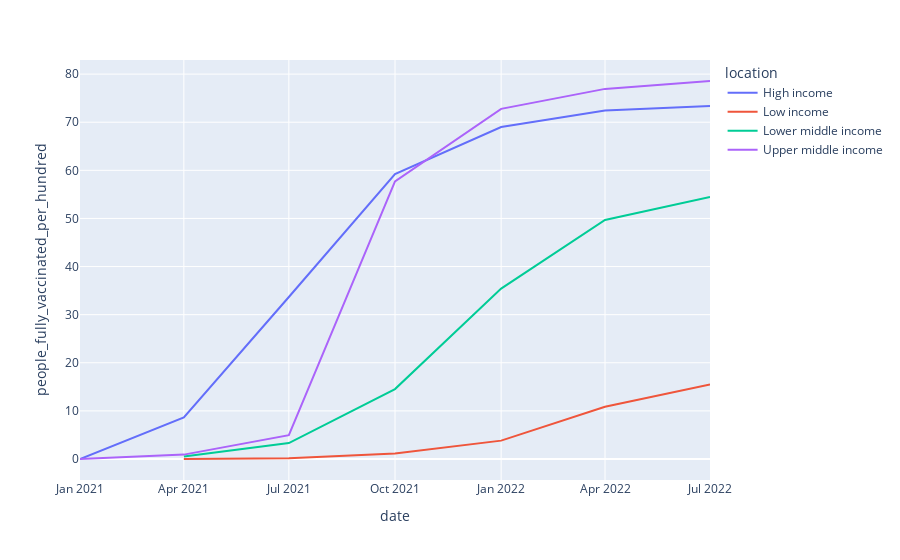

Source (notebook cell):
### Code cell
dates = pd.date_range('2021-01-01', date_total_vaccinations['date'].values[0], freq='3MS').strftime('%Y-%m-%d')

results = pd.DataFrame()
for date in dates:
    results = pd.concat([results, df[(df['date'] == date) & (df['iso_code'].isin(['OWID_LIC','OWID_LMC','OWID_UMC','OWID_HIC']) ) ]], axis=0).reset_index(drop=True)

fig = px.line(results, x="date", y="people_fully_vaccinated_per_hundred", color='location')
fig.show()

### Figure 1 — Plotly figure (JSON) as saved in the notebook; plotly's stock layout.template omitted (floating-point values rounded to 4 significant figures)
{"data": [{"hovertemplate": "location=High income<br>date=%{x}<br>people_fully_vaccinated_per_hundred=%{y}<extra></extra>", "legendgroup": "High income", "line": {"color": "#636efa", "dash": "solid"}, "marker": {"symbol": "circle"}, "mode": "lines", "name": "High income", "orientation": "v", "showlegend": true, "type": "scatter", "x": ["2021-01-01", "2021-04-01", "2021-07-01", "2021-10-01", "2022-01-01", "2022-04-01", "2022-07-01"], "xaxis": "x", "y": [0.0, 8.66, 33.68, 59.21, 68.99, 72.42, 73.39], "yaxis": "y"}, {"hovertemplate": "location=Low income<br>date=%{x}<br>people_fully_vaccinated_per_hundred=%{y}<extra></extra>", "legendgroup": "Low income", "line": {"color": "#EF553B", "dash": "solid"}, "marker": {"symbol": "circle"}, "mode": "lines", "name": "Low income", "orientation": "v", "showlegend": true, "type": "scatter", "x": ["2021-01-01", "2021-04-01", "2021-07-01", "2021-10-01", "2022-01-01", "2022-04-01", "2022-07-01"], "xaxis": "x", "y": [null, 0.0, 0.16, 1.13, 3.82, 10.85, 15.47], "yaxis": "y"}, {"hovertemplate": "location=Lower middle income<br>date=%{x}<br>people_fully_vaccinated_per_hundred=%{y}<extra></extra>", "legendgroup": "Lower middle income", "line": {"color": "#00cc96", "dash": "solid"}, "marker": {"symbol": "circle"}, "mode": "lines", "name": "Lower middle income", "orientation": "v", "showlegend": true, "type": "scatter", "x": ["2021-01-01", "2021-04-01", "2021-07-01", "2021-10-01", "2022-01-01", "2022-04-01", "2022-07-01"], "xaxis": "x", "y": [null, 0.53, 3.31, 14.53, 35.43, 49.69, 54.46], "yaxis": "y"}, {"hovertemplate": "location=Upper middle income<br>date=%{x}<br>people_fully_vaccinated_per_hundred=%{y}<extra></extra>", "legendgroup": "Upper middle income", "line": {"color": "#ab63fa", "dash": "solid"}, "marker": {"symbol": "circle"}, "mode": "lines", "name": "Upper middle income", "orientation": "v", "showlegend": true, "type": "scatter", "x": ["2021-01-01", "2021-04-01", "2021-07-01", "2021-10-01", "2022-01-01", "2022-04-01", "2022-07-01"], "xaxis": "x", "y": [0.0, 0.91, 4.95, 57.69, 72.78, 76.93, 78.57], "yaxis": "y"}], "layout": {"legend": {"title": {"text": "location"}, "tracegroupgap": 0}, "margin": {"t": 60}, "xaxis": {"anchor": "y", "domain": [0.0, 1.0], "title": {"text": "date"}}, "yaxis": {"anchor": "x", "domain": [0.0, 1.0], "title": {"text": "people_fully_vaccinated_per_hundred"}}}}
